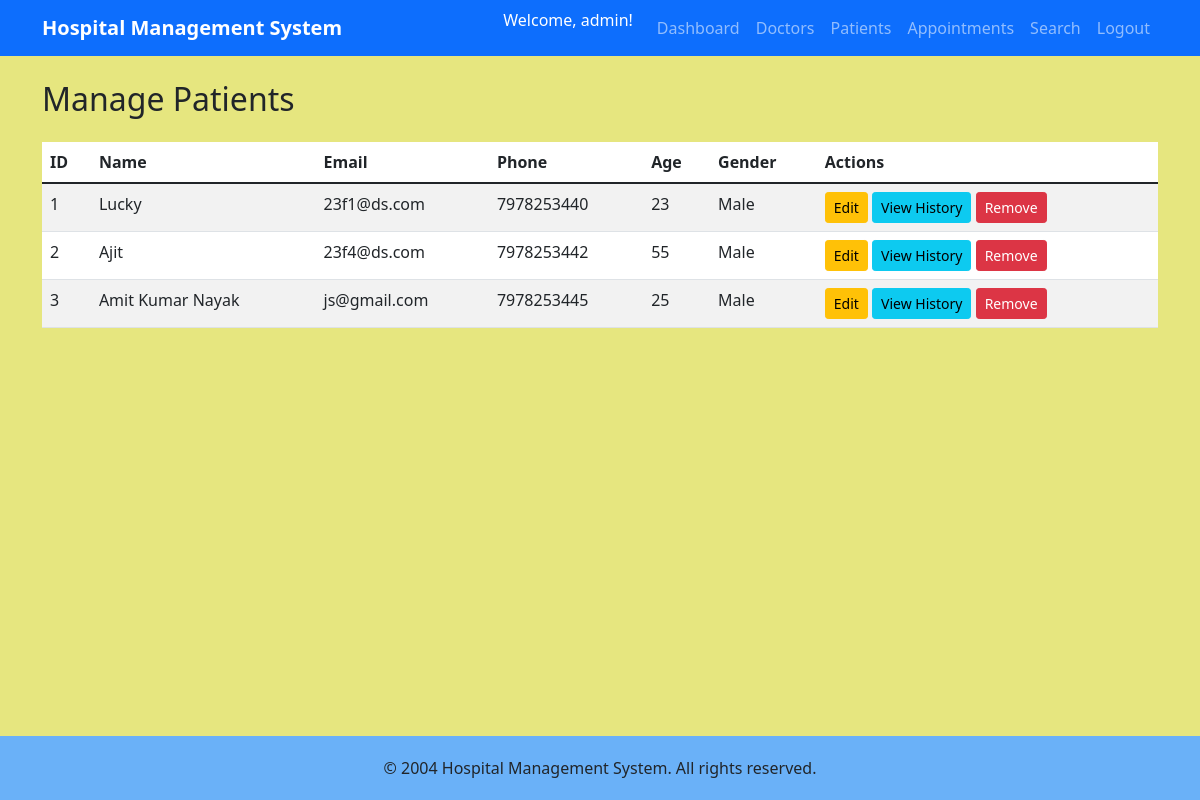
Screenshot of /admin/patients (signed in) with the database file from the repository.
### models.py (models this page shows)
class Patient(db.Model):
    id = db.Column(db.Integer, primary_key=True)
    name = db.Column(db.String(100), nullable=False)
    email = db.Column(db.String(120), unique=True, nullable=False)
    password = db.Column(db.String(200), nullable=False)
    phone = db.Column(db.String(15))
    age = db.Column(db.Integer)
    gender = db.Column(db.String(10))
    address = db.Column(db.Text)
    is_active = db.Column(db.Boolean, default=True)
    appointments = db.relationship('Appointment', backref='patient', lazy=True)

### routes.py (the view)
    @app.route('/admin/patients')
    @login_required('admin')
    def admin_patients():
        patients = Patient.query.filter_by(is_active=True).all()
        return render_template('admin/patients.html', patients=patients)

### routes.py (called while the page is built)
def login_required(role):
    def decorator(f):
        @wraps(f)
        def decorated_function(*args, **kwargs):
            if 'user_id' not in session or session.get('role') != role:
                flash('Please login to access this page', 'danger')
                return redirect(url_for('login'))
            return f(*args, **kwargs)
        return decorated_function
    return decorator

### templates/admin/patients.html (shortened to what this page needs)
{% extends "base.html" %}
{% block content %}
<h2>Manage Patients</h2>
<div class="table-responsive mt-4">
    <table class="table table-striped">
        <thead>
            <tr>
                <th>ID</th>
                <th>Name</th>
                <th>Email</th>
                <th>Phone</th>
                <th>Age</th>
                <th>Gender</th>
                <th>Actions</th>
            </tr>
        </thead>
        <tbody>
            {% for patient in patients %}
            <tr>
                <td>{{ patient.id }}</td>
                <td>{{ patient.name }}</td>
                <td>{{ patient.email }}</td>
                <td>{{ patient.phone }}</td>
                <td>{{ patient.age }}</td>
                <td>{{ patient.gender }}</td>
                <td>
                <a href="{{ url_for('admin_edit_patient', id=patient.id) }}" class="btn btn-sm btn-warning">Edit</a>
                <a href="{{ url_for('admin_patient_history', id=patient.id) }}" class="btn btn-sm btn-info">View History</a>
                <a href="{{ url_for('admin_delete_patient', id=patient.id) }}" class="btn btn-sm btn-danger"
                onclick="return confirm('Are you sure you want to remove this patient?')">Remove</a>
                </td>
            </tr>
            {% else %}
            <tr>
                <td colspan="7" class="text-center">No patients found</td>
            </tr>
            {% endfor %}
        </tbody>
    </table>
</div>
{% endblock %}

### templates/base.html (style rules this page uses)
body { min-height: 100vh; display: flex; flex-direction: column; background-color: #e6e67f !important; }
.table { background-color: white; }

### rows the page displays
Patient: id "1", name "Lucky", email "23f1@ds.com", phone "7978253440", age "23", gender "Male"
Patient: id "2", name "Ajit", email "23f4@ds.com", phone "7978253442", age "55", gender "Male"
Patient: id "3", name "Amit Kumar Nayak", email "js@gmail.com", phone "7978253445", age "25", gender "Male"

### other values shown
{{ session.username }} "admin"
